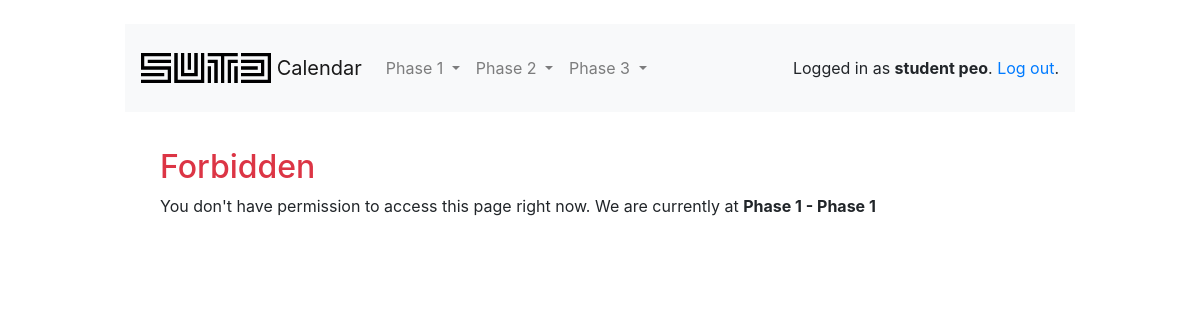
The page /403 (signed in) on the database as committed earlier.
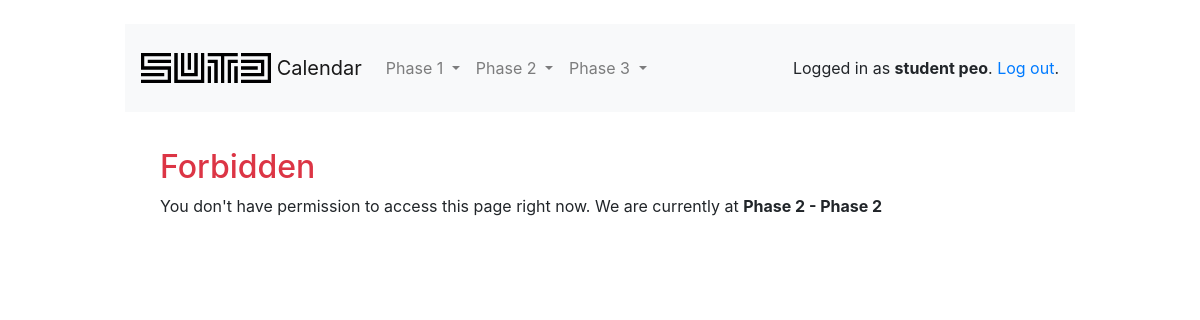
The same page on the database as committed later.
### main/models.py (models this page shows, shortened)
class User(AbstractUser):
    user_type = models.PositiveSmallIntegerField(choices=USER_TYPE_CHOICES, default=5)
    first_name = models.CharField(max_length=50)
    last_name = models.CharField(max_length=50)
    phase = models.PositiveSmallIntegerField(choices=PHASE_CHOICES, default=1)
    def get_user_type(self):
        if self.user_type == usertypes['professor']:
            return 'Professor'
        elif self.user_type == usertypes['coursecoordinators']:
            return 'Course Coordinator'
        elif self.user_type == usertypes['eventplanners']:
            return 'Event Planner'
        elif self.user_type == usertypes['timetableplanner']:
            return 'Timetable Planner'
        else:
            return 'Student'
    def get_phase(self):
        if self.phase == 1:
            return "Phase 1"
        elif self.phase == 2:
            return "Phase 2"
        elif self.phase == 3:
            return "Phase 3"
        else:
            return "None"

### main/views/main.py (the view)
# urls.py: path('403', main.ForbiddenView.as_view(), name='403'),
class ForbiddenView(TemplateView):
    template_name = '403.html'

### templates/403.html (shortened to what this page needs)
{% extends 'base.html' %}
{% block content %}
	<h2 class="text-danger">Forbidden</h2>
	<p>You don't have permission to access this page right now. We are currently at <strong> Phase {{ user.phase }} - {{ user.get_phase }} </strong> </p>
{% endblock %}

### templates/base.html (shortened to what this page needs)
{% load static %}
<!doctype html>
<html lang="en">
  <head>
    <link rel="stylesheet" href="https://maxcdn.bootstrapcdn.com/bootstrap/4.0.0/css/bootstrap.min.css">
  </head>
  <body>
    <div class="container my-4">
      <div class="row justify-content-center">
        <div class="col-md-10 col-sm-12">
          <div class="row">
          <nav class="navbar navbar-expand-lg navbar-light bg-light col-12 mb-3">
            <a class="navbar-brand" href="{% url 'home' %}">
              <img src="{% static 'img/sutdlogo.png' %}" width="130" height="30" class="d-inline-block align-top" alt="">
              Calendar
            </a>
              <div class="collapse navbar-collapse" id="navbarSupportedContent">
                {% if user.get_user_type == 'Professor' %}
                  {% include 'professor_navbar.html' %}
                {% elif user.get_user_type == 'Timetable Planner' %}
                  {% include 'planner_navbar.html' %}
                {% elif user.get_user_type == 'Event Planner' %}
                  {% include 'eventplanner_navbar.html' %}
                {% elif user.get_user_type == 'Course Coordinator' %}
                  {% include 'coordinator_navbar.html' %}
                {% elif user.get_user_type == 'Student' %}
                  {% include 'student_navbar.html' %}
                {% endif %}
              </div>
            <div class="form-inline my-2">
              {% if user.is_authenticated %}
                <p class="pt-3">Logged in as <strong>{{ user.first_name }} {{ user.last_name }}</strong>. <a href="{% url 'logout' %}">Log out</a>.</p>
              {% else %}
                <a href="{% url 'login' %}" class="btn btn-light" role="button">Log in</a>
                <a href="{% url 'signup' %}" id="id_signup" class="btn btn-primary" role="button">Sign up</a>
              {% endif %}
            </div>
          </nav>
          </div>
          <div class="mb-2">
            <div class="card-body">
              {% block content %}
              {% endblock %}
            </div>
          </div>
        </div>
      </div>
    </div>
  </body>
</html>

Rows that differ between the two databases and show on the page:
changed User "student": phase "1" → "2"; get_phase "Phase 1" → "Phase 2"
